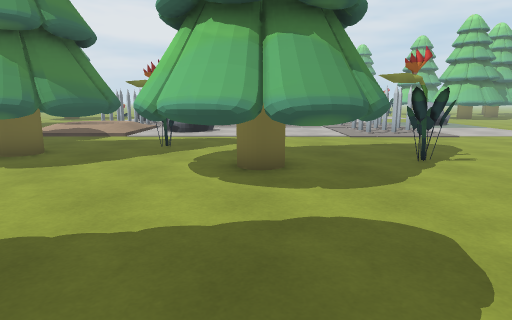
[1] (above)

24 first-person views from a walk through a 3-D level made in the Unity game engine. The camera is 1.3 m above the floor, tilts 10° down and sees 75° across. The floor is counted in squares, 1 m on a side. Each view is taken from the middle of a square. On the plan, view 1 faces up. The plan holds only what a view shows up to about 14 squares ahead; the rest is blank. The place goes on beyond the plan. The player is left out.

[2]
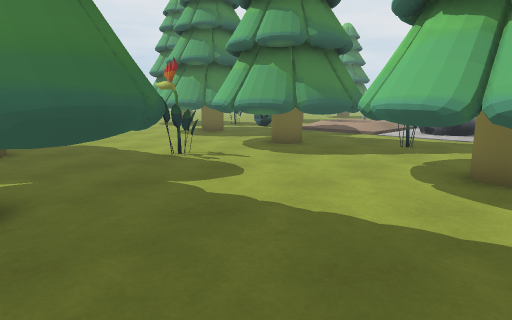

[3]
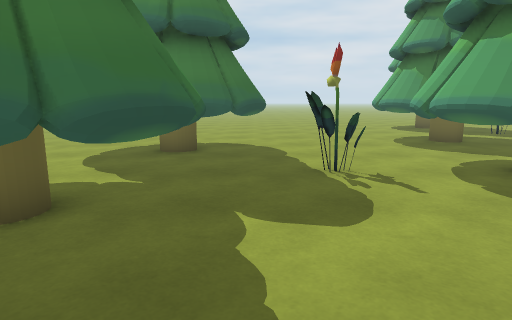

[4]
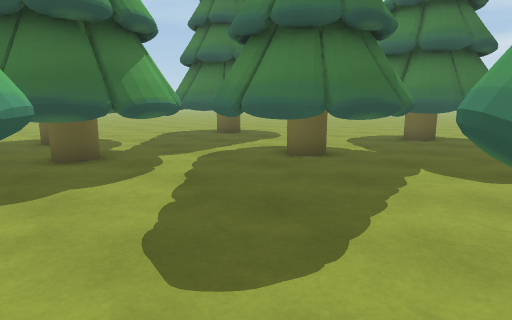

[5]
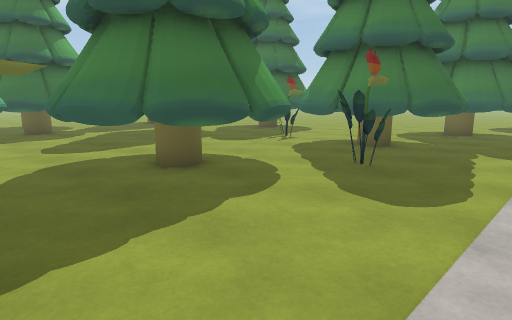

[6]
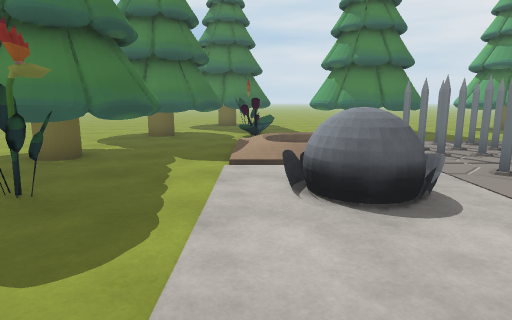

[7]
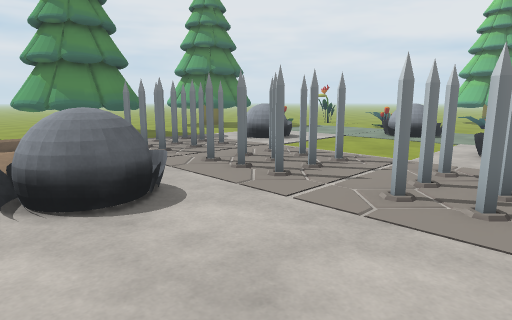

[8]
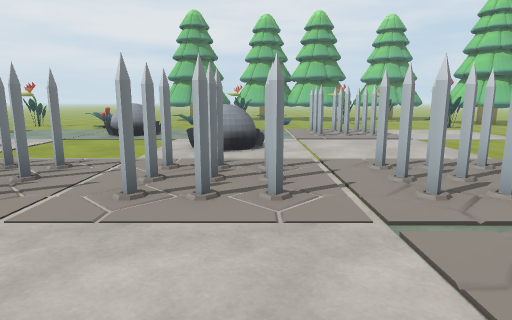

[9]
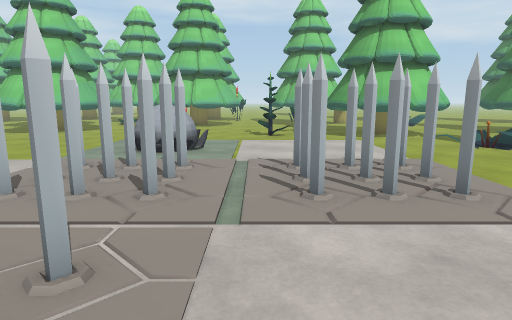

[10]
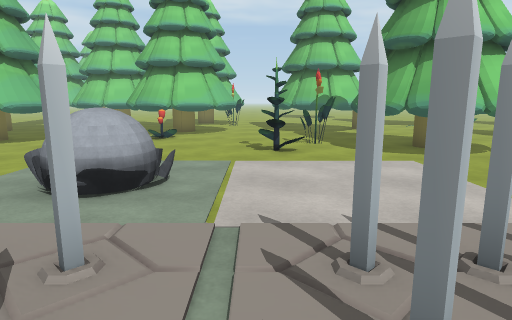

[11]
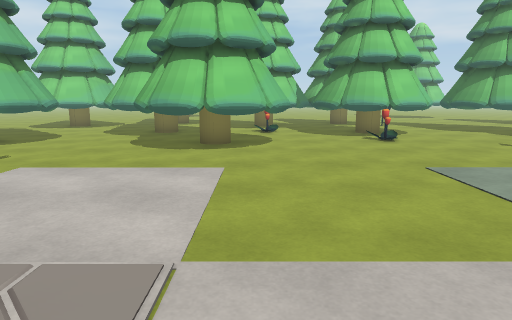

[12]
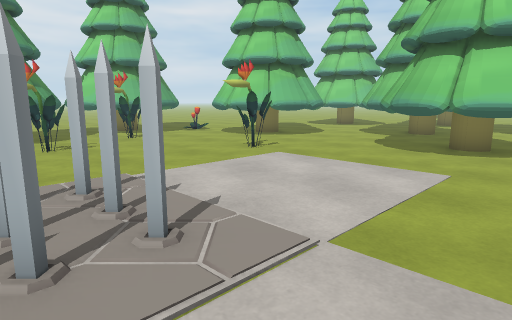

[13]
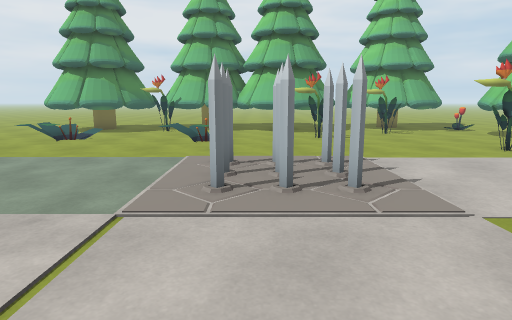

[14]
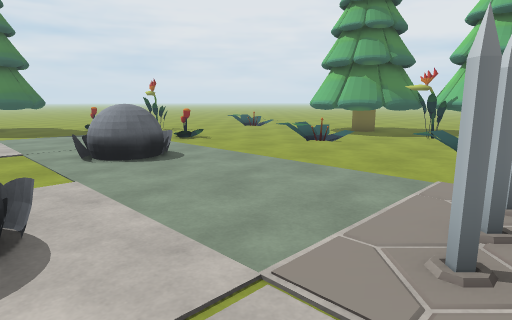

[15]
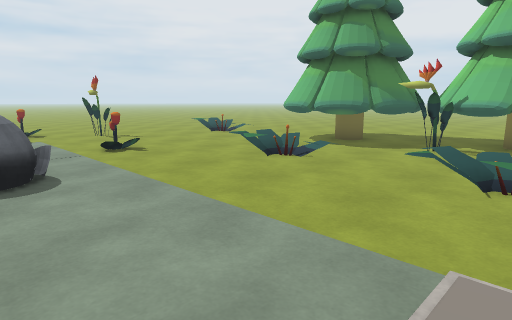

[16]
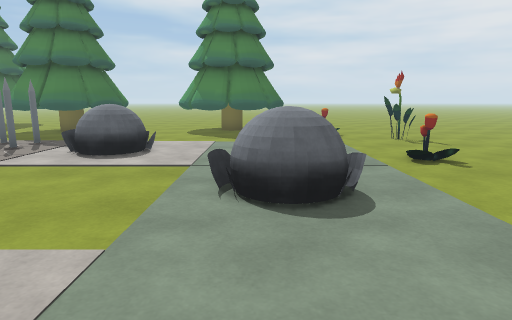

[17]
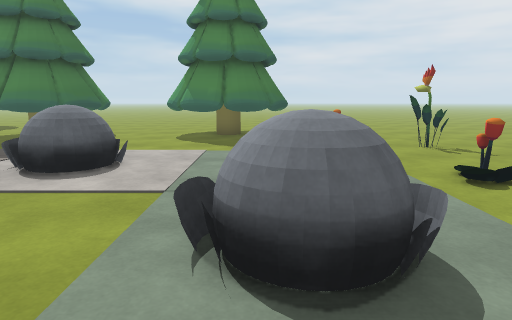

[18]
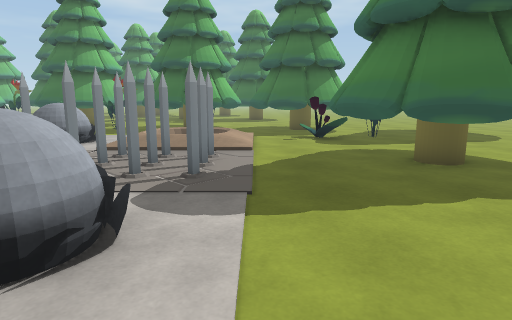

[19]
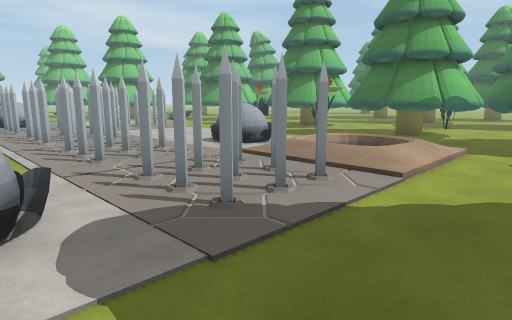

[20]
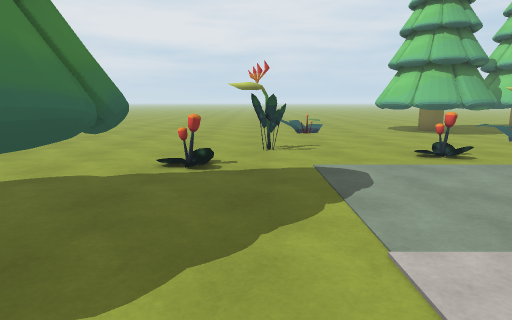

[21]
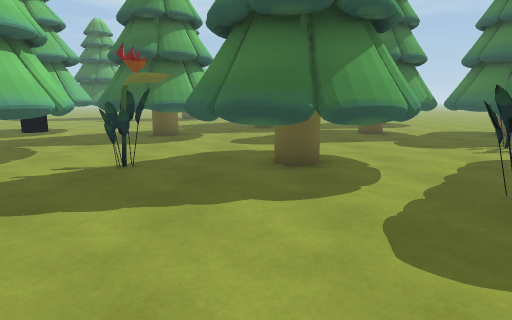

[22]
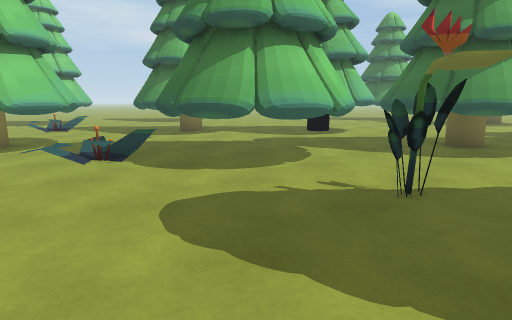

[23]
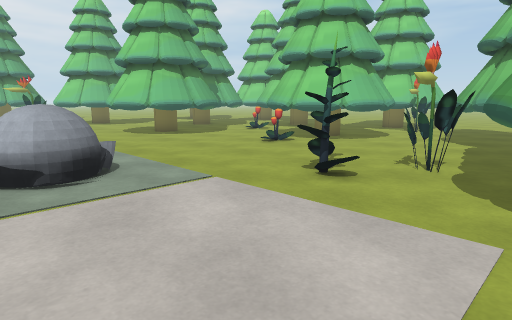

[24]
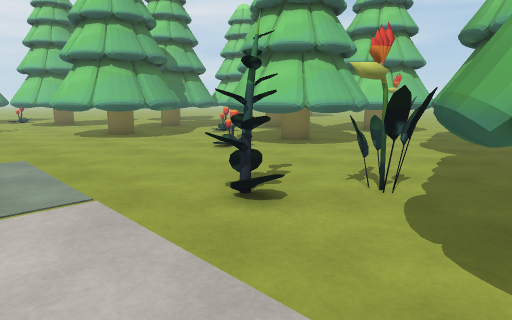

### Floor plan
Key: @ floor where view 1 was taken; # wall or solid block; . floor; / step, stairs or slope; S spikes; F flower; T tree; O other object.
Columns run from 12 left of view 1 to 22 right of it. Each row starts with its distance up from view 1.
 35 ...OO...TTTT.F. .TTTT.F...
 34 ............... .........TTT
 33 ..........FF...FF..F.....TTT
 32 ..........FF..FFF.........TTTT
 31 ..F............F..........TTTT..
 30 ......FF................F.....TT
 29 .F...........................TTT
 28 ....             SS     ...  TTT
 27 T...     OO      SS     ..TTT TT
 26 T...    OOO . . .SS     .TTTTT
 25 TT..   .....      .......TTTTT
 24 T...   .....     .  ......TTTT
 23 T... OO.....OOO. .  .......TTT..
 22 ....OOO..... OO.    ...........T
 21 .... O .....     .  ..........TT
 20 T...                    .....FTTT
 19 TT..SSS SSS SSS  SS  OO .....FTT
 18 TT..SSS SSS SSS. SS  OO .....TTTT
 17 TT..SSS      SS. SS ..........TTT.O
 16 TT./        .   .   ...............
 15 .../    OOO     SSS     .F.....##
 14 .../    OOO  .  SSS     ...F...#
 13 .../          . .SS     .TT ..
 12 .F......................TTTT .
 11 TTTT..T.................TTT  .
 10 TTTTTTTTTF...........FF.TTT  ..
  9  TTTTTTTT..TTT.......FF.TTT  ..O
  8 TTTTTTTTT.TTTTT....###F...  ..O
  7 TTT. TTTT.TTTTT.F.##   .......O
  6 .....TTT..TTTTT...#    ...TT.
  5 ...........TTTT...#    ..TTT
  4 ......F......T.....   .. TTT
  3 ..TTT..........TTTT.....
  2   TTTT.TTTT....TTTTT...
  1    TTTTTTTT...TTTTT .TT
  0    TTT TTTT.@. T    .TT
 -1      .   TTTTTT     TTT
 -2      .     TTTT

Where each view was taken, in squares from view 1:
view 1: 0 up, 0 right, facing up
view 2: 0 up, 1 right, facing up-left
view 3: 3 up, 0 right, facing left
view 4: 5 up, 3 right, facing down-left
view 5: 13 up, 4 right, facing down-left
view 6: 13 up, 2 right, facing left
view 7: 13 up, 2 right, facing up-left
view 8: 13 up, 2 right, facing up
view 9: 16 up, 0 right, facing right
view 10: 16 up, 4 right, facing right
view 11: 24 up, 5 right, facing right
view 12: 23 up, 5 right, facing up-right
view 13: 21 up, 5 right, facing up
view 14: 23 up, 5 right, facing up-left
view 15: 26 up, 4 right, facing up-left
view 16: 26 up, 2 right, facing left
view 17: 26 up, 0 right, facing left
view 18: 25 up, 9 left, facing down
view 19: 22 up, 11 left, facing down-right
view 20: 22 up, 10 left, facing up
view 21: 14 up, 1 right, facing down
view 22: 12 up, 2 right, facing down-right
view 23: 12 up, 8 right, facing up-right
view 24: 12 up, 10 right, facing up-right
